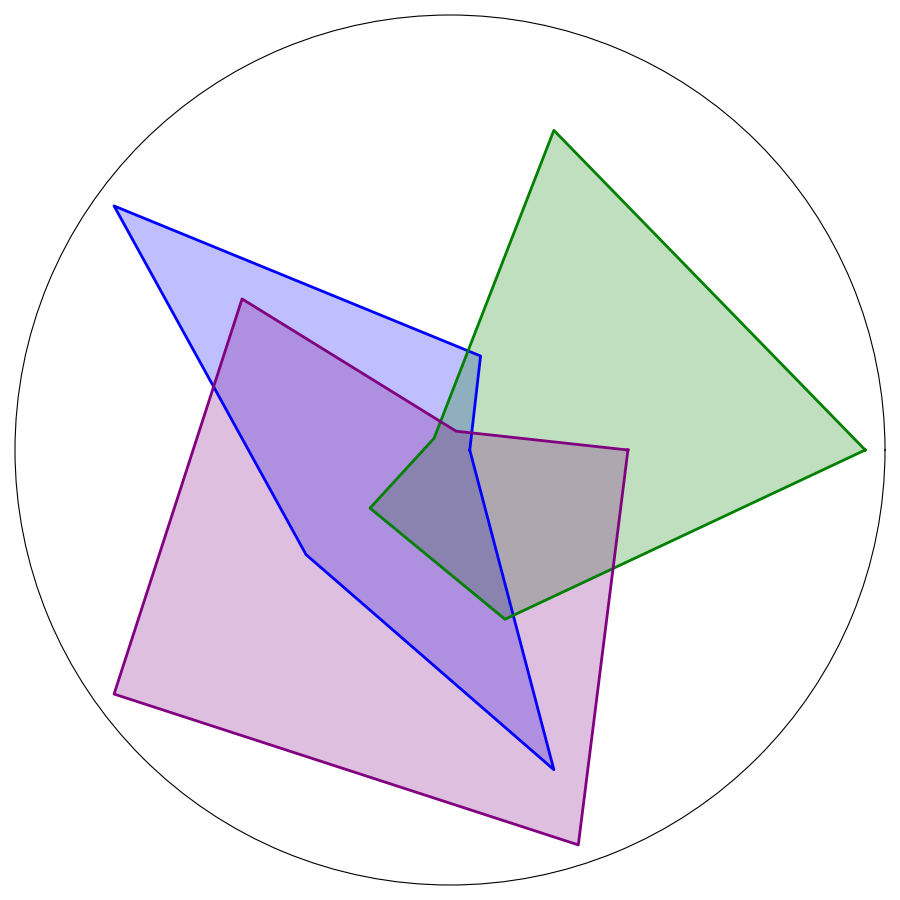

Generate this figure with Python:
import matplotlib.pyplot as plt
import numpy as np
from math import pi

eldoria_stats = [60, 65, 85, 70, 80]
dracoria_stats = [85, 80, 60, 65, 70]
lunaria_stats = [70, 60, 75, 85, 85]

data = [eldoria_stats, dracoria_stats, lunaria_stats]
colors = ['blue', 'green', 'purple']
num_vars = 5

angles = np.linspace(0, 2 * np.pi, num_vars, endpoint=False).tolist()
angles += angles[:1]

def create_radar_chart(ax, data, color):
    data += data[:1]
    ax.plot(angles, data, color=color, linewidth=2, linestyle='solid')
    ax.fill(angles, data, color=color, alpha=0.25)

fig, ax = plt.subplots(figsize=(9, 9), subplot_kw=dict(polar=True))

for i in range(len(data)):
    create_radar_chart(ax, data[i], colors[i])

ax.set_yticks([])
ax.set_xticks([])

plt.tight_layout()
plt.show()
